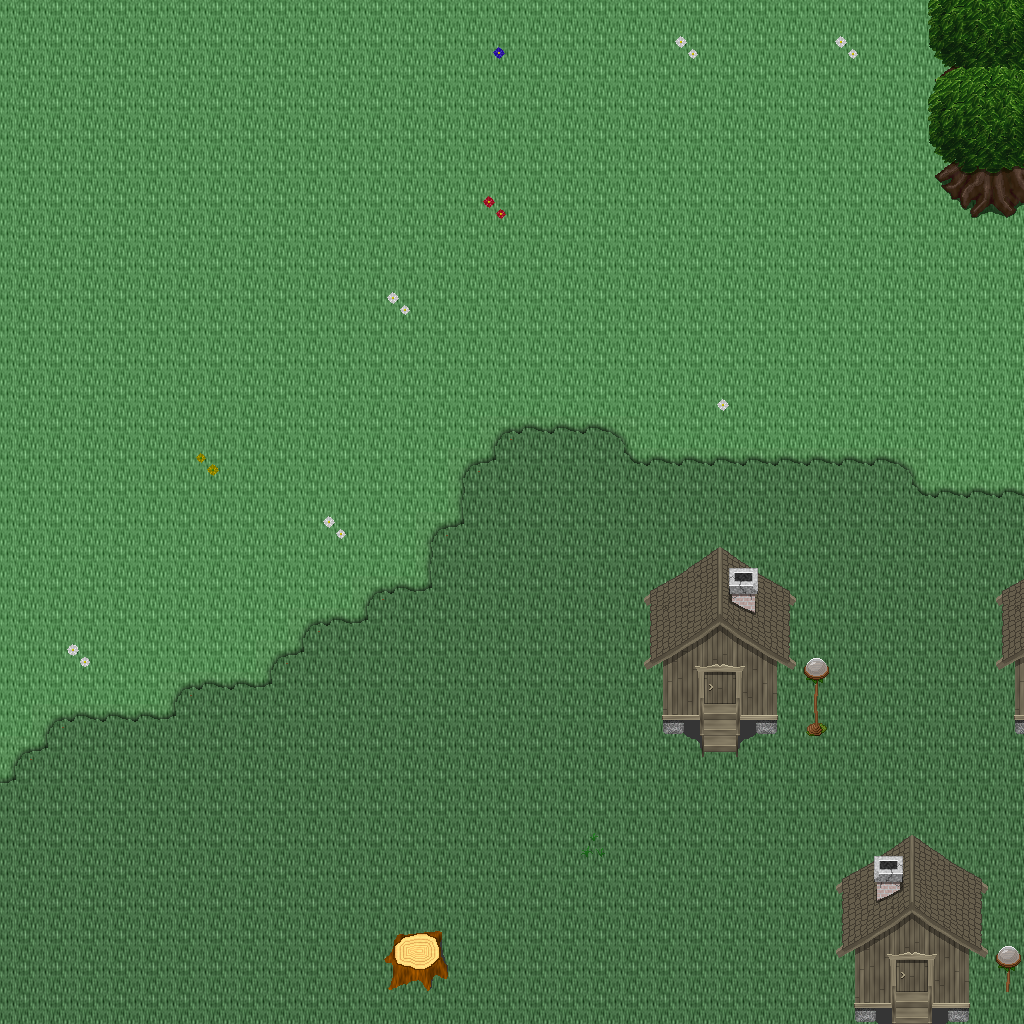

A 2D game scene composited from a Tiled map and its tileset images. What follows is a short description and the map's XML, with each tile layer's data collapsed to a summary:
An orthogonal 32x32 tile map with 32x32 px tiles, 5 tile layers (Ground, Objects, Objects2, Above, ...), 1 hidden layer not drawn, 34 tilesets.

<map version="1.10" tiledversion="1.11.0" orientation="orthogonal" renderorder="right-down" width="32" height="32" tilewidth="32" tileheight="32" infinite="0" nextlayerid="11" nextobjectid="1">
 <tileset firstgid="1" name="ground_ground" tilewidth="32" tileheight="32" tilecount="33" columns="3">
  <image source="../drawable/ground_ground.png" width="96" height="352" />
 </tileset>
 <tileset firstgid="34" name="ground_grass_edges" tilewidth="32" tileheight="32" tilecount="36" columns="12">
  <image source="../drawable/ground_grass_edges.png" width="384" height="96" />
 </tileset>
 <tileset firstgid="70" name="ground_earth_edges" tilewidth="32" tileheight="32" tilecount="18" columns="6">
  <image source="../drawable/ground_earth_edges.png" width="192" height="96" />
 </tileset>
 <tileset firstgid="88" name="ground_grass_corners" tilewidth="32" tileheight="32" tilecount="24" columns="6">
  <image source="../drawable/ground_grass_corners.png" width="192" height="128" />
 </tileset>
 <tileset firstgid="112" name="plant_grasses" tilewidth="32" tileheight="32" tilecount="6" columns="3">
  <image source="../drawable/plant_grasses.png" width="96" height="64" />
 </tileset>
 <tileset firstgid="118" name="plant_flower_daisy_blue" tilewidth="32" tileheight="32" tilecount="8" columns="2">
  <image source="../drawable/plant_flower_daisy_blue.png" width="64" height="128" />
 </tileset>
 <tileset firstgid="126" name="plant_flower_daisy_yellow" tilewidth="32" tileheight="32" tilecount="8" columns="2">
  <image source="../drawable/plant_flower_daisy_yellow.png" width="64" height="128" />
 </tileset>
 <tileset firstgid="134" name="plant_bush_bushes" tilewidth="32" tileheight="32" tilecount="10" columns="5">
  <image source="../drawable/plant_bush_bushes.png" width="160" height="64" />
 </tileset>
 <tileset firstgid="144" name="plant_flower_daisy_red" tilewidth="32" tileheight="32" tilecount="8" columns="2">
  <image source="../drawable/plant_flower_daisy_red.png" width="64" height="128" />
 </tileset>
 <tileset firstgid="152" name="plant_flower_daisy_white" tilewidth="32" tileheight="32" tilecount="8" columns="2">
  <image source="../drawable/plant_flower_daisy_white.png" width="64" height="128" />
 </tileset>
 <tileset firstgid="160" name="logic_collision" tilewidth="32" tileheight="32" tilecount="1" columns="1">
  <image source="../drawable/logic_collision.png" width="32" height="32" />
 </tileset>
 <tileset firstgid="161" name="plant_stump_stump_brown" tilewidth="32" tileheight="32" tilecount="4" columns="2">
  <image source="../drawable/plant_stump_stump_brown.png" width="64" height="64" />
 </tileset>
 <tileset firstgid="165" name="plant_tree_tree_green" tilewidth="32" tileheight="32" tilecount="88" columns="8">
  <image source="../drawable/plant_tree_tree_green.png" width="256" height="352" />
 </tileset>
 <tileset firstgid="253" name="logic_item_resources" tilewidth="32" tileheight="32" tilecount="6" columns="6">
  <image source="../drawable/logic_item_resources.png" width="192" height="32" />
 </tileset>
 <tileset firstgid="259" name="logic_item_mushroom" tilewidth="32" tileheight="32" tilecount="6" columns="6">
  <image source="../drawable/logic_item_mushroom.png" width="192" height="32" />
 </tileset>
 <tileset firstgid="265" name="object_tent" tilewidth="32" tileheight="32" tilecount="9" columns="3">
  <image source="../drawable/object_tent.png" width="96" height="96" />
 </tileset>
 <tileset firstgid="274" name="logic_creature_albino_elf" tilewidth="32" tileheight="32" tilecount="5" columns="5">
  <image source="../drawable/logic_creature_albino_elf.png" width="160" height="32" />
 </tileset>
 <tileset firstgid="279" name="ground_ladder_vertical_dark" tilewidth="32" tileheight="32" tilecount="3" columns="3">
  <image source="../drawable/ground_ladder_vertical_dark.png" width="96" height="32" />
 </tileset>
 <tileset firstgid="282" name="ground_ladder_horizontal_dark" tilewidth="32" tileheight="32" tilecount="3" columns="1">
  <image source="../drawable/ground_ladder_horizontal_dark.png" width="32" height="96" />
 </tileset>
 <tileset firstgid="285" name="furniture_light_flames" tilewidth="32" tileheight="32" tilecount="6" columns="6">
  <image source="../drawable/furniture_light_flames.png" width="192" height="32" />
 </tileset>
 <tileset firstgid="291" name="furniture_table_tree_stump_table" tilewidth="32" tileheight="32" tilecount="4" columns="2">
  <image source="../drawable/furniture_table_tree_stump_table.png" width="64" height="64" />
 </tileset>
 <tileset firstgid="295" name="furniture_chair_stool" tilewidth="32" tileheight="32" tilecount="1" columns="1">
  <image source="../drawable/furniture_chair_stool.png" width="32" height="32" />
 </tileset>
 <tileset firstgid="296" name="logic_creature_ent" tilewidth="32" tileheight="32" tilecount="4" columns="4">
  <image source="../drawable/logic_creature_ent.png" width="128" height="32" />
 </tileset>
 <tileset firstgid="300" name="logic_creature_animal" tilewidth="32" tileheight="32" tilecount="32" columns="8">
  <image source="../drawable/logic_creature_animal.png" width="256" height="128" />
 </tileset>
 <tileset firstgid="332" name="logic_portal" tilewidth="32" tileheight="32" tilecount="24" columns="8">
  <image source="../drawable/logic_portal.png" width="256" height="96" />
 </tileset>
 <tileset firstgid="356" name="logic_item_herb" tilewidth="32" tileheight="32" tilecount="5" columns="5">
  <image source="../drawable/logic_item_herb.png" width="160" height="32" />
 </tileset>
 <tileset firstgid="361" name="ground_pothole" tilewidth="32" tileheight="32" tilecount="4" columns="4">
  <image source="../drawable/ground_pothole.png" width="128" height="32" />
 </tileset>
 <tileset firstgid="365" name="logic_creature_elemental" tilewidth="32" tileheight="32" tilecount="16" columns="8">
  <image source="../drawable/logic_creature_elemental.png" width="256" height="64" />
 </tileset>
 <tileset firstgid="381" name="plant_bush_bush_pinks" tilewidth="32" tileheight="32" tilecount="4" columns="2">
  <image source="../drawable/plant_bush_bush_pinks.png" width="64" height="64" />
 </tileset>
 <tileset firstgid="385" name="light_door_light" tilewidth="32" tileheight="32" tilecount="12" columns="3">
  <image source="../drawable/light_door_light.png" width="96" height="128" />
 </tileset>
 <tileset firstgid="397" name="light_dim_light_7x5" tilewidth="32" tileheight="32" tilecount="35" columns="7">
  <image source="../drawable/light_dim_light_7x5.png" width="224" height="160" />
 </tileset>
 <tileset firstgid="432" name="light_light_5x5" tilewidth="32" tileheight="32" tilecount="25" columns="5">
  <image source="../drawable/light_light_5x5.png" width="160" height="160" />
 </tileset>
 <tileset firstgid="457" name="furniture_light_roots_lamp" tilewidth="32" tileheight="32" tilecount="6" columns="2">
  <image source="../drawable/furniture_light_roots_lamp.png" width="64" height="96" />
 </tileset>
 <tileset firstgid="463" name="building_huts" tilewidth="32" tileheight="32" tilecount="338" columns="26">
  <image source="../drawable/building_huts.png" width="832" height="416" />
 </tileset>
 <layer id="1" name="Ground" width="32" height="32">
  <data>[1024 cells, 1024 non-empty, 2 distinct tile ids]</data>
 </layer>
 <layer id="2" name="Objects" width="32" height="32">
  <data>[1024 cells, 72 non-empty, 24 distinct tile ids]</data>
 </layer>
 <layer id="3" name="Objects2" width="32" height="32">
  <data>[1024 cells, 42 non-empty, 21 distinct tile ids]</data>
 </layer>
 <layer id="4" name="Above" width="32" height="32">
  <data>[1024 cells, 56 non-empty, 37 distinct tile ids]</data>
 </layer>
 <layer id="5" name="Above2" width="32" height="32">
  <data>[1024 cells, 0 non-empty, 0 distinct tile ids]</data>
 </layer>
 <layer id="6" name="Walkable" width="32" height="32" visible="0">
  <data>[1024 cells, 44 non-empty, 1 distinct tile ids]</data>
 </layer>
 <objectgroup id="7" name="Mapevents" />
 <objectgroup id="8" name="Spawn" />
 <objectgroup id="9" name="Keys" />
 <objectgroup id="10" name="Replace" />
</map>
